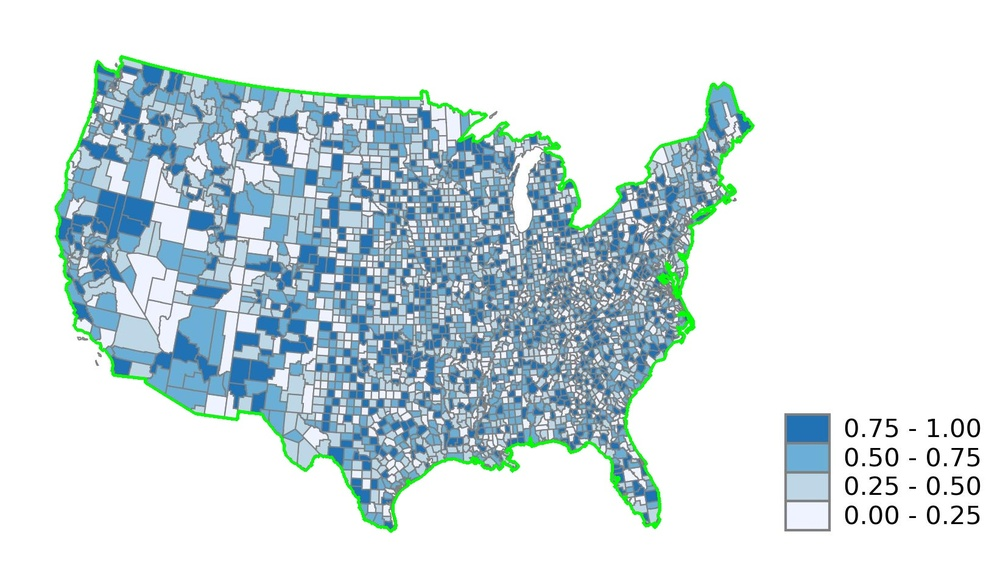
#> input picture us_Blues_4_nonAuto.jpg, 1000 x 588 px, shrunk from 1642 x 966 before the run, found by its file name
$ python detectBoundMapArea.py
#> lines starting #> are read from the running program, lines starting #| are printed output that depends on the picture; after the words box and inside, x2 and y2 are one past the last pixel; in counts of white or black regions, pixels touching at a corner belong together
import numpy as np
import cv2 as cv
import sys
import os
import pickle

path = r'C:\Users\jiali\Desktop\choroColorRead\surveyMaking\generatedMaps\us\0'
savePath = r'C:\Users\jiali\Desktop\shuaichen\processed_images'
testImageDir = os.listdir(path)
USBoundResults = []
for img in testImageDir:
    img = 'us_Blues_4_nonAuto.jpg'
    if img[-4:] == 'json':
        continue
    im = cv.imread(path + '\\' +img)
#> im is the input picture: shape (588, 1000, 3); mean B, G, R 227.9, 224.1, 210.4
    try:
        areaImg = im.shape[0] * im.shape[1]
#> areaImg = 588000
    except:
        print(img)
        continue

    # print(im.shape)
    # cv.imshow("",im)
    # k = cv.waitKey(0)

    imgray = cv.cvtColor(im, cv.COLOR_BGR2GRAY)
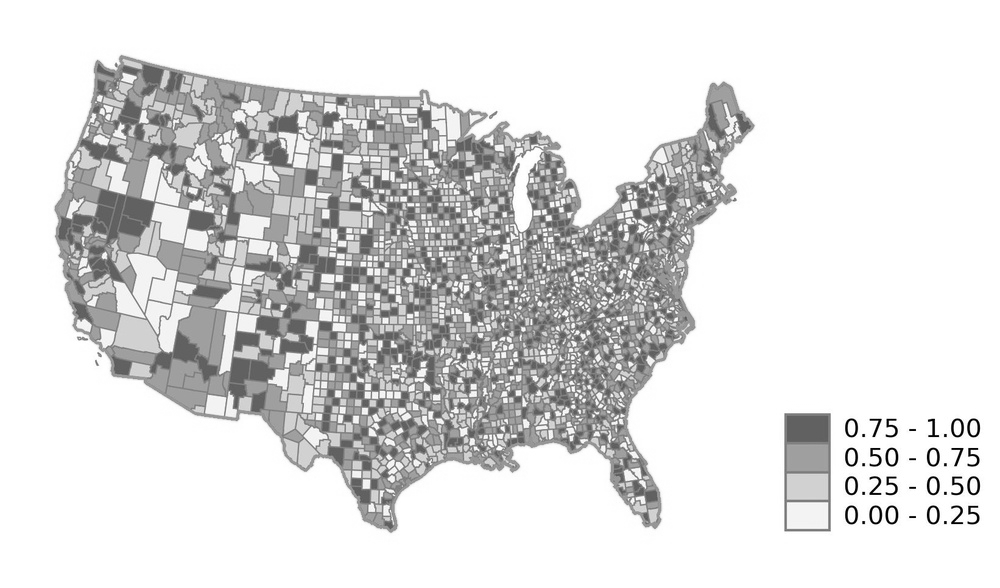
#> imgray: shape (588, 1000); min 0, max 255, mean 220.4
    thresh = cv.adaptiveThreshold(imgray, 255, cv.ADAPTIVE_THRESH_MEAN_C,cv.THRESH_BINARY,11,2)
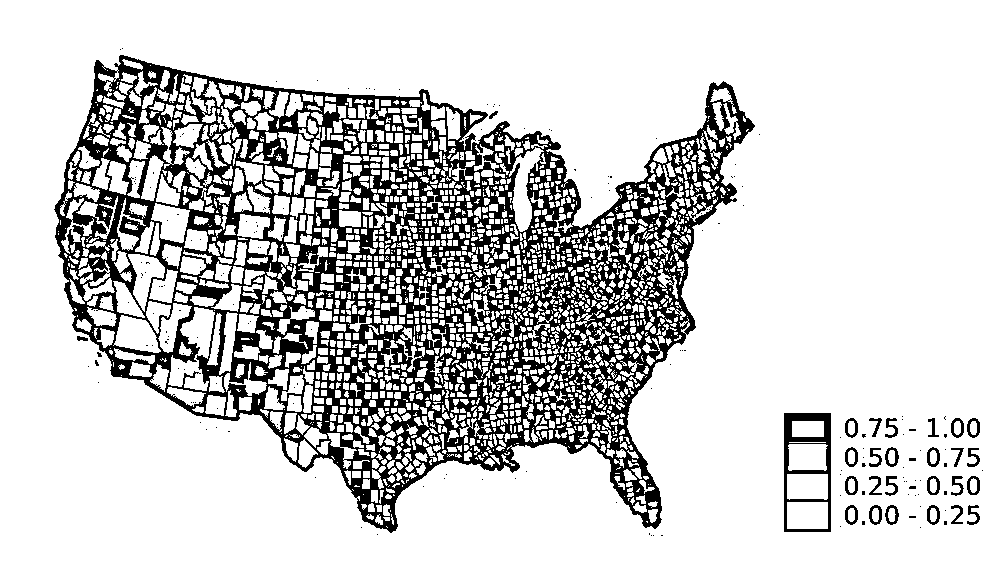
#> thresh: shape (588, 1000); 81.1% white; 221 black regions (191 under 20 px)
    contours, hierarchy = cv.findContours(thresh, cv.RETR_TREE, cv.CHAIN_APPROX_SIMPLE)
#> contours = 2633 contours, 1691 with area under 20; largest, box (x1, y1, x2, y2) and area: (0, 0, 1000, 588) 586413, (53, 54, 756, 534) 208234, (783, 412, 832, 533) 5758, (168, 307, 215, 391) 1708, (509, 147, 544, 232) 1150
    contours = list(contours)

    contours.sort(key=lambda x: cv.contourArea(x),reverse=True)
    # solve the problem of frame outline of a map
    for i in range(1, len(contours)):
        if contours[i].size > 200:
            im_contour = contours[i]
            break
#> this loop made 1 pass

    # im_contour = contours[1]

    cv.drawContours(im, [im_contour], -1, (0,255,0), 3)
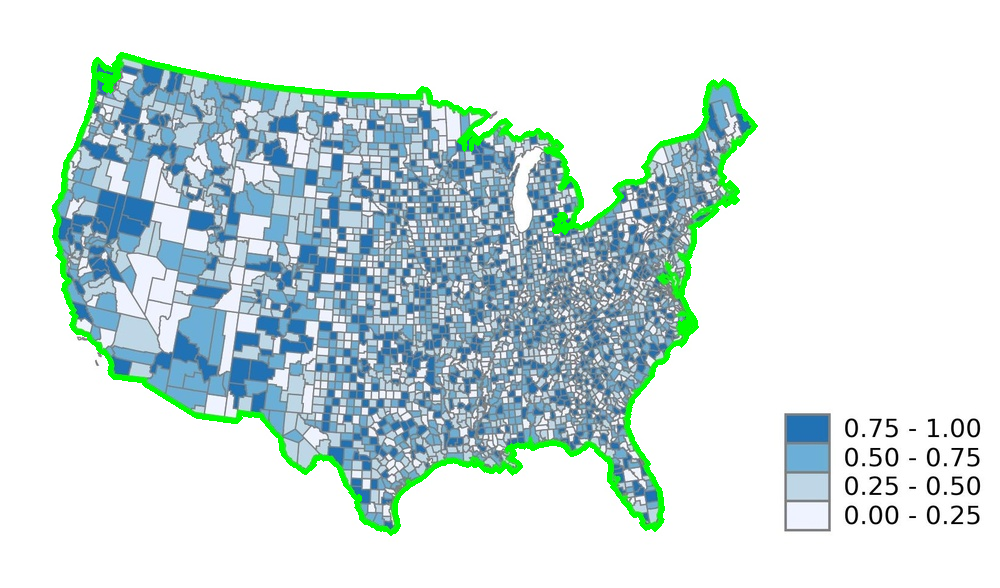
#> im: shape (588, 1000, 3); 2.29% of pixels changed, all inside (x1, y1, x2, y2) = (51, 52, 758, 536)

    USBoundResults.append((img,im_contour,contours))
    break
    cv.imwrite(img, im)
    cv.imshow("Display window", im)
    k = cv.waitKey(0)
with open(r'C:\Users\jiali\Desktop' + '\\' + 'usBoundAnnotation.pickle', 'wb') as f:
	pickle.dump(im_contour,f)

# [16 lines of commented-out code are left out]
